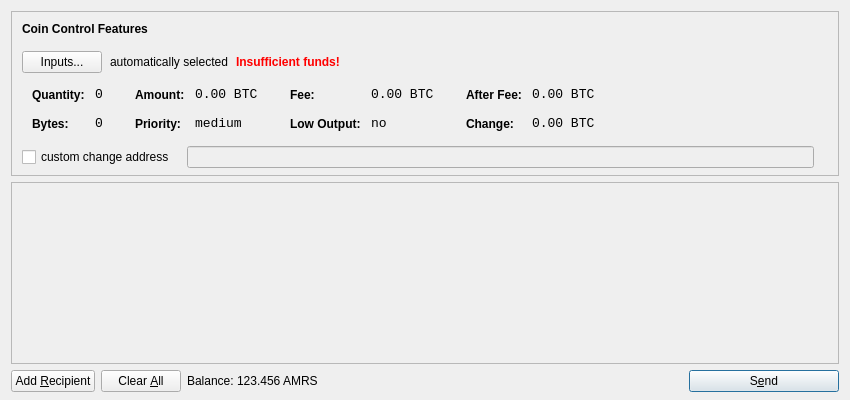
<?xml version="1.0" encoding="UTF-8"?>
<ui version="4.0">
 <class>SendCoinsDialog</class>
 <widget class="QDialog" name="SendCoinsDialog">
  <property name="geometry">
   <rect>
    <x>0</x>
    <y>0</y>
    <width>850</width>
    <height>400</height>
   </rect>
  </property>
  <property name="windowTitle">
   <string>Send Coins</string>
  </property>
  <layout class="QVBoxLayout" name="verticalLayout" stretch="0,1,0">
   <property name="bottomMargin">
    <number>8</number>
   </property>
   <item>
    <widget class="QFrame" name="frameCoinControl">
     <property name="sizePolicy">
      <sizepolicy hsizetype="Expanding" vsizetype="Expanding">
       <horstretch>0</horstretch>
       <verstretch>0</verstretch>
      </sizepolicy>
     </property>
     <property name="maximumSize">
      <size>
       <width>16777215</width>
       <height>16777215</height>
      </size>
     </property>
     <property name="frameShape">
      <enum>QFrame::StyledPanel</enum>
     </property>
     <property name="frameShadow">
      <enum>QFrame::Sunken</enum>
     </property>
     <layout class="QVBoxLayout" name="verticalLayoutCoinControl2">
      <property name="spacing">
       <number>-1</number>
      </property>
      <property name="leftMargin">
       <number>0</number>
      </property>
      <property name="topMargin">
       <number>0</number>
      </property>
      <property name="rightMargin">
       <number>0</number>
      </property>
      <property name="bottomMargin">
       <number>6</number>
      </property>
      <item>
       <layout class="QVBoxLayout" name="verticalLayoutCoinControl" stretch="0,0,0,0,1">
        <property name="spacing">
         <number>0</number>
        </property>
        <property name="leftMargin">
         <number>10</number>
        </property>
        <property name="topMargin">
         <number>10</number>
        </property>
        <item>
         <layout class="QHBoxLayout" name="horizontalLayoutCoinControl1">
          <property name="bottomMargin">
           <number>15</number>
          </property>
          <item>
           <widget class="QLabel" name="labelCoinControlFeatures">
            <property name="sizePolicy">
             <sizepolicy hsizetype="Preferred" vsizetype="Maximum">
              <horstretch>0</horstretch>
              <verstretch>0</verstretch>
             </sizepolicy>
            </property>
            <property name="font">
             <font>
              <weight>75</weight>
              <bold>true</bold>
             </font>
            </property>
            <property name="styleSheet">
             <string notr="true">font-weight:bold;</string>
            </property>
            <property name="text">
             <string>Coin Control Features</string>
            </property>
           </widget>
          </item>
         </layout>
        </item>
        <item>
         <layout class="QHBoxLayout" name="horizontalLayoutCoinControl2" stretch="0,0,0,0">
          <property name="spacing">
           <number>8</number>
          </property>
          <property name="bottomMargin">
           <number>10</number>
          </property>
          <item>
           <widget class="QPushButton" name="pushButtonCoinControl">
            <property name="styleSheet">
             <string notr="true"/>
            </property>
            <property name="text">
             <string>Inputs...</string>
            </property>
           </widget>
          </item>
          <item>
           <widget class="QLabel" name="labelCoinControlAutomaticallySelected">
            <property name="text">
             <string>automatically selected</string>
            </property>
            <property name="margin">
             <number>5</number>
            </property>
           </widget>
          </item>
          <item>
           <widget class="QLabel" name="labelCoinControlInsuffFunds">
            <property name="font">
             <font>
              <weight>75</weight>
              <bold>true</bold>
             </font>
            </property>
            <property name="styleSheet">
             <string notr="true">color:red;font-weight:bold;</string>
            </property>
            <property name="text">
             <string>Insufficient funds!</string>
            </property>
            <property name="margin">
             <number>5</number>
            </property>
           </widget>
          </item>
          <item>
           <spacer name="horizontalSpacerCoinControl">
            <property name="orientation">
             <enum>Qt::Horizontal</enum>
            </property>
            <property name="sizeHint" stdset="0">
             <size>
              <width>40</width>
              <height>1</height>
             </size>
            </property>
           </spacer>
          </item>
         </layout>
        </item>
        <item>
         <widget class="QWidget" name="widgetCoinControl" native="true">
          <property name="sizePolicy">
           <sizepolicy hsizetype="Preferred" vsizetype="Preferred">
            <horstretch>0</horstretch>
            <verstretch>0</verstretch>
           </sizepolicy>
          </property>
          <property name="minimumSize">
           <size>
            <width>0</width>
            <height>0</height>
           </size>
          </property>
          <property name="styleSheet">
           <string notr="true"/>
          </property>
          <layout class="QHBoxLayout" name="horizontalLayoutCoinControl5">
           <property name="margin">
            <number>0</number>
           </property>
           <item>
            <layout class="QHBoxLayout" name="horizontalLayoutCoinControl3" stretch="0,0,0,1">
             <property name="spacing">
              <number>20</number>
             </property>
             <property name="topMargin">
              <number>0</number>
             </property>
             <property name="bottomMargin">
              <number>10</number>
             </property>
             <item>
              <layout class="QFormLayout" name="formLayoutCoinControl1">
               <property name="horizontalSpacing">
                <number>10</number>
               </property>
               <property name="verticalSpacing">
                <number>14</number>
               </property>
               <property name="leftMargin">
                <number>10</number>
               </property>
               <property name="topMargin">
                <number>4</number>
               </property>
               <property name="rightMargin">
                <number>6</number>
               </property>
               <item row="0" column="0">
                <widget class="QLabel" name="labelCoinControlQuantityText">
                 <property name="styleSheet">
                  <string notr="true">font-weight:bold;</string>
                 </property>
                 <property name="text">
                  <string>Quantity:</string>
                 </property>
                 <property name="margin">
                  <number>0</number>
                 </property>
                </widget>
               </item>
               <item row="0" column="1">
                <widget class="QLabel" name="labelCoinControlQuantity">
                 <property name="font">
                  <font>
                   <family>Monospace</family>
                   <pointsize>10</pointsize>
                  </font>
                 </property>
                 <property name="cursor">
                  <cursorShape>IBeamCursor</cursorShape>
                 </property>
                 <property name="contextMenuPolicy">
                  <enum>Qt::ActionsContextMenu</enum>
                 </property>
                 <property name="text">
                  <string notr="true">0</string>
                 </property>
                 <property name="margin">
                  <number>0</number>
                 </property>
                 <property name="textInteractionFlags">
                  <set>Qt::LinksAccessibleByMouse|Qt::TextSelectableByKeyboard|Qt::TextSelectableByMouse</set>
                 </property>
                </widget>
               </item>
               <item row="1" column="0">
                <widget class="QLabel" name="labelCoinControlBytesText">
                 <property name="styleSheet">
                  <string notr="true">font-weight:bold;</string>
                 </property>
                 <property name="text">
                  <string>Bytes:</string>
                 </property>
                </widget>
               </item>
               <item row="1" column="1">
                <widget class="QLabel" name="labelCoinControlBytes">
                 <property name="font">
                  <font>
                   <family>Monospace</family>
                   <pointsize>10</pointsize>
                  </font>
                 </property>
                 <property name="cursor">
                  <cursorShape>IBeamCursor</cursorShape>
                 </property>
                 <property name="contextMenuPolicy">
                  <enum>Qt::ActionsContextMenu</enum>
                 </property>
                 <property name="text">
                  <string notr="true">0</string>
                 </property>
                 <property name="textInteractionFlags">
                  <set>Qt::LinksAccessibleByMouse|Qt::TextSelectableByKeyboard|Qt::TextSelectableByMouse</set>
                 </property>
                </widget>
               </item>
              </layout>
             </item>
             <item>
              <layout class="QFormLayout" name="formLayoutCoinControl2">
               <property name="horizontalSpacing">
                <number>10</number>
               </property>
               <property name="verticalSpacing">
                <number>14</number>
               </property>
               <property name="leftMargin">
                <number>6</number>
               </property>
               <property name="topMargin">
                <number>4</number>
               </property>
               <property name="rightMargin">
                <number>6</number>
               </property>
               <item row="0" column="0">
                <widget class="QLabel" name="labelCoinControlAmountText">
                 <property name="styleSheet">
                  <string notr="true">font-weight:bold;</string>
                 </property>
                 <property name="text">
                  <string>Amount:</string>
                 </property>
                 <property name="margin">
                  <number>0</number>
                 </property>
                </widget>
               </item>
               <item row="0" column="1">
                <widget class="QLabel" name="labelCoinControlAmount">
                 <property name="font">
                  <font>
                   <family>Monospace</family>
                   <pointsize>10</pointsize>
                  </font>
                 </property>
                 <property name="cursor">
                  <cursorShape>IBeamCursor</cursorShape>
                 </property>
                 <property name="contextMenuPolicy">
                  <enum>Qt::ActionsContextMenu</enum>
                 </property>
                 <property name="text">
                  <string notr="true">0.00 BTC</string>
                 </property>
                 <property name="textInteractionFlags">
                  <set>Qt::LinksAccessibleByMouse|Qt::TextSelectableByKeyboard|Qt::TextSelectableByMouse</set>
                 </property>
                </widget>
               </item>
               <item row="1" column="0">
                <widget class="QLabel" name="labelCoinControlPriorityText">
                 <property name="styleSheet">
                  <string notr="true">font-weight:bold;</string>
                 </property>
                 <property name="text">
                  <string>Priority:</string>
                 </property>
                </widget>
               </item>
               <item row="1" column="1">
                <widget class="QLabel" name="labelCoinControlPriority">
                 <property name="font">
                  <font>
                   <family>Monospace</family>
                   <pointsize>10</pointsize>
                  </font>
                 </property>
                 <property name="cursor">
                  <cursorShape>IBeamCursor</cursorShape>
                 </property>
                 <property name="contextMenuPolicy">
                  <enum>Qt::ActionsContextMenu</enum>
                 </property>
                 <property name="text">
                  <string>medium</string>
                 </property>
                 <property name="textInteractionFlags">
                  <set>Qt::LinksAccessibleByMouse|Qt::TextSelectableByKeyboard|Qt::TextSelectableByMouse</set>
                 </property>
                </widget>
               </item>
              </layout>
             </item>
             <item>
              <layout class="QFormLayout" name="formLayoutCoinControl3">
               <property name="horizontalSpacing">
                <number>10</number>
               </property>
               <property name="verticalSpacing">
                <number>14</number>
               </property>
               <property name="leftMargin">
                <number>6</number>
               </property>
               <property name="topMargin">
                <number>4</number>
               </property>
               <property name="rightMargin">
                <number>6</number>
               </property>
               <item row="0" column="0">
                <widget class="QLabel" name="labelCoinControlFeeText">
                 <property name="styleSheet">
                  <string notr="true">font-weight:bold;</string>
                 </property>
                 <property name="text">
                  <string>Fee:</string>
                 </property>
                 <property name="margin">
                  <number>0</number>
                 </property>
                </widget>
               </item>
               <item row="0" column="1">
                <widget class="QLabel" name="labelCoinControlFee">
                 <property name="font">
                  <font>
                   <family>Monospace</family>
                   <pointsize>10</pointsize>
                  </font>
                 </property>
                 <property name="cursor">
                  <cursorShape>IBeamCursor</cursorShape>
                 </property>
                 <property name="contextMenuPolicy">
                  <enum>Qt::ActionsContextMenu</enum>
                 </property>
                 <property name="text">
                  <string notr="true">0.00 BTC</string>
                 </property>
                 <property name="textInteractionFlags">
                  <set>Qt::LinksAccessibleByMouse|Qt::TextSelectableByKeyboard|Qt::TextSelectableByMouse</set>
                 </property>
                </widget>
               </item>
               <item row="1" column="0">
                <widget class="QLabel" name="labelCoinControlLowOutputText">
                 <property name="styleSheet">
                  <string notr="true">font-weight:bold;</string>
                 </property>
                 <property name="text">
                  <string>Low Output:</string>
                 </property>
                </widget>
               </item>
               <item row="1" column="1">
                <widget class="QLabel" name="labelCoinControlLowOutput">
                 <property name="font">
                  <font>
                   <family>Monospace</family>
                   <pointsize>10</pointsize>
                  </font>
                 </property>
                 <property name="cursor">
                  <cursorShape>IBeamCursor</cursorShape>
                 </property>
                 <property name="contextMenuPolicy">
                  <enum>Qt::ActionsContextMenu</enum>
                 </property>
                 <property name="text">
                  <string>no</string>
                 </property>
                 <property name="textInteractionFlags">
                  <set>Qt::LinksAccessibleByMouse|Qt::TextSelectableByKeyboard|Qt::TextSelectableByMouse</set>
                 </property>
                </widget>
               </item>
              </layout>
             </item>
             <item>
              <layout class="QFormLayout" name="formLayoutCoinControl4">
               <property name="horizontalSpacing">
                <number>10</number>
               </property>
               <property name="verticalSpacing">
                <number>14</number>
               </property>
               <property name="leftMargin">
                <number>6</number>
               </property>
               <property name="topMargin">
                <number>4</number>
               </property>
               <property name="rightMargin">
                <number>6</number>
               </property>
               <item row="0" column="0">
                <widget class="QLabel" name="labelCoinControlAfterFeeText">
                 <property name="styleSheet">
                  <string notr="true">font-weight:bold;</string>
                 </property>
                 <property name="text">
                  <string>After Fee:</string>
                 </property>
                 <property name="margin">
                  <number>0</number>
                 </property>
                </widget>
               </item>
               <item row="0" column="1">
                <widget class="QLabel" name="labelCoinControlAfterFee">
                 <property name="font">
                  <font>
                   <family>Monospace</family>
                   <pointsize>10</pointsize>
                  </font>
                 </property>
                 <property name="cursor">
                  <cursorShape>IBeamCursor</cursorShape>
                 </property>
                 <property name="contextMenuPolicy">
                  <enum>Qt::ActionsContextMenu</enum>
                 </property>
                 <property name="text">
                  <string notr="true">0.00 BTC</string>
                 </property>
                 <property name="textInteractionFlags">
                  <set>Qt::LinksAccessibleByMouse|Qt::TextSelectableByKeyboard|Qt::TextSelectableByMouse</set>
                 </property>
                </widget>
               </item>
               <item row="1" column="0">
                <widget class="QLabel" name="labelCoinControlChangeText">
                 <property name="styleSheet">
                  <string notr="true">font-weight:bold;</string>
                 </property>
                 <property name="text">
                  <string>Change:</string>
                 </property>
                </widget>
               </item>
               <item row="1" column="1">
                <widget class="QLabel" name="labelCoinControlChange">
                 <property name="font">
                  <font>
                   <family>Monospace</family>
                   <pointsize>10</pointsize>
                  </font>
                 </property>
                 <property name="cursor">
                  <cursorShape>IBeamCursor</cursorShape>
                 </property>
                 <property name="contextMenuPolicy">
                  <enum>Qt::ActionsContextMenu</enum>
                 </property>
                 <property name="text">
                  <string notr="true">0.00 BTC</string>
                 </property>
                 <property name="textInteractionFlags">
                  <set>Qt::LinksAccessibleByMouse|Qt::TextSelectableByKeyboard|Qt::TextSelectableByMouse</set>
                 </property>
                </widget>
               </item>
              </layout>
             </item>
            </layout>
           </item>
          </layout>
         </widget>
        </item>
        <item>
         <layout class="QHBoxLayout" name="horizontalLayoutCoinControl4" stretch="0,0,0">
          <property name="spacing">
           <number>12</number>
          </property>
          <property name="sizeConstraint">
           <enum>QLayout::SetDefaultConstraint</enum>
          </property>
          <property name="topMargin">
           <number>5</number>
          </property>
          <property name="rightMargin">
           <number>5</number>
          </property>
          <item>
           <widget class="QCheckBox" name="checkBoxCoinControlChange">
            <property name="text">
             <string>custom change address</string>
            </property>
           </widget>
          </item>
          <item>
           <widget class="QLineEdit" name="lineEditCoinControlChange">
            <property name="enabled">
             <bool>false</bool>
            </property>
            <property name="sizePolicy">
             <sizepolicy hsizetype="Expanding" vsizetype="Fixed">
              <horstretch>0</horstretch>
              <verstretch>0</verstretch>
             </sizepolicy>
            </property>
           </widget>
          </item>
          <item>
           <widget class="QLabel" name="labelCoinControlChangeLabel">
            <property name="sizePolicy">
             <sizepolicy hsizetype="Preferred" vsizetype="Expanding">
              <horstretch>0</horstretch>
              <verstretch>0</verstretch>
             </sizepolicy>
            </property>
            <property name="minimumSize">
             <size>
              <width>0</width>
              <height>0</height>
             </size>
            </property>
            <property name="text">
             <string/>
            </property>
            <property name="margin">
             <number>3</number>
            </property>
           </widget>
          </item>
         </layout>
        </item>
        <item>
         <spacer name="verticalSpacerCoinControl">
          <property name="orientation">
           <enum>Qt::Vertical</enum>
          </property>
          <property name="sizeHint" stdset="0">
           <size>
            <width>800</width>
            <height>1</height>
           </size>
          </property>
         </spacer>
        </item>
       </layout>
      </item>
     </layout>
    </widget>
   </item>
   <item>
    <widget class="QScrollArea" name="scrollArea">
     <property name="widgetResizable">
      <bool>true</bool>
     </property>
     <widget class="QWidget" name="scrollAreaWidgetContents">
      <property name="geometry">
       <rect>
        <x>0</x>
        <y>0</y>
        <width>830</width>
        <height>165</height>
       </rect>
      </property>
      <layout class="QVBoxLayout" name="verticalLayout_2">
       <property name="margin">
        <number>0</number>
       </property>
       <item>
        <layout class="QVBoxLayout" name="entries">
         <property name="spacing">
          <number>6</number>
         </property>
        </layout>
       </item>
       <item>
        <spacer name="verticalSpacer">
         <property name="orientation">
          <enum>Qt::Vertical</enum>
         </property>
         <property name="sizeHint" stdset="0">
          <size>
           <width>20</width>
           <height>40</height>
          </size>
         </property>
        </spacer>
       </item>
      </layout>
     </widget>
    </widget>
   </item>
   <item>
    <layout class="QHBoxLayout" name="horizontalLayout">
     <item>
      <widget class="QPushButton" name="addButton">
       <property name="toolTip">
        <string>Send to multiple recipients at once</string>
       </property>
       <property name="text">
        <string>Add &amp;Recipient</string>
       </property>
       <property name="icon">
        <iconset resource="../bitcoin.qrc">
         <normaloff>:/icons/add</normaloff>:/icons/add</iconset>
       </property>
       <property name="autoDefault">
        <bool>false</bool>
       </property>
      </widget>
     </item>
     <item>
      <widget class="QPushButton" name="clearButton">
       <property name="sizePolicy">
        <sizepolicy hsizetype="Minimum" vsizetype="Fixed">
         <horstretch>0</horstretch>
         <verstretch>0</verstretch>
        </sizepolicy>
       </property>
       <property name="toolTip">
        <string>Remove all transaction fields</string>
       </property>
       <property name="text">
        <string>Clear &amp;All</string>
       </property>
       <property name="icon">
        <iconset resource="../bitcoin.qrc">
         <normaloff>:/icons/remove</normaloff>:/icons/remove</iconset>
       </property>
       <property name="autoRepeatDelay">
        <number>300</number>
       </property>
       <property name="autoDefault">
        <bool>false</bool>
       </property>
      </widget>
     </item>
     <item>
      <layout class="QHBoxLayout" name="horizontalLayout_2">
       <property name="spacing">
        <number>3</number>
       </property>
       <item>
        <widget class="QLabel" name="label">
         <property name="text">
          <string>Balance:</string>
         </property>
        </widget>
       </item>
       <item>
        <widget class="QLabel" name="labelBalance">
         <property name="cursor">
          <cursorShape>IBeamCursor</cursorShape>
         </property>
         <property name="text">
          <string>123.456 AMRS</string>
         </property>
         <property name="textInteractionFlags">
          <set>Qt::LinksAccessibleByMouse|Qt::TextSelectableByKeyboard|Qt::TextSelectableByMouse</set>
         </property>
        </widget>
       </item>
      </layout>
     </item>
     <item>
      <spacer name="horizontalSpacer">
       <property name="orientation">
        <enum>Qt::Horizontal</enum>
       </property>
       <property name="sizeHint" stdset="0">
        <size>
         <width>40</width>
         <height>20</height>
        </size>
       </property>
      </spacer>
     </item>
     <item>
      <widget class="QPushButton" name="sendButton">
       <property name="minimumSize">
        <size>
         <width>150</width>
         <height>0</height>
        </size>
       </property>
       <property name="toolTip">
        <string>Confirm the send action</string>
       </property>
       <property name="text">
        <string>S&amp;end</string>
       </property>
       <property name="icon">
        <iconset resource="../bitcoin.qrc">
         <normaloff>:/icons/send</normaloff>:/icons/send</iconset>
       </property>
       <property name="default">
        <bool>true</bool>
       </property>
      </widget>
     </item>
    </layout>
   </item>
  </layout>
 </widget>
 <resources>
  <include location="../bitcoin.qrc"/>
 </resources>
 <connections/>
</ui>
